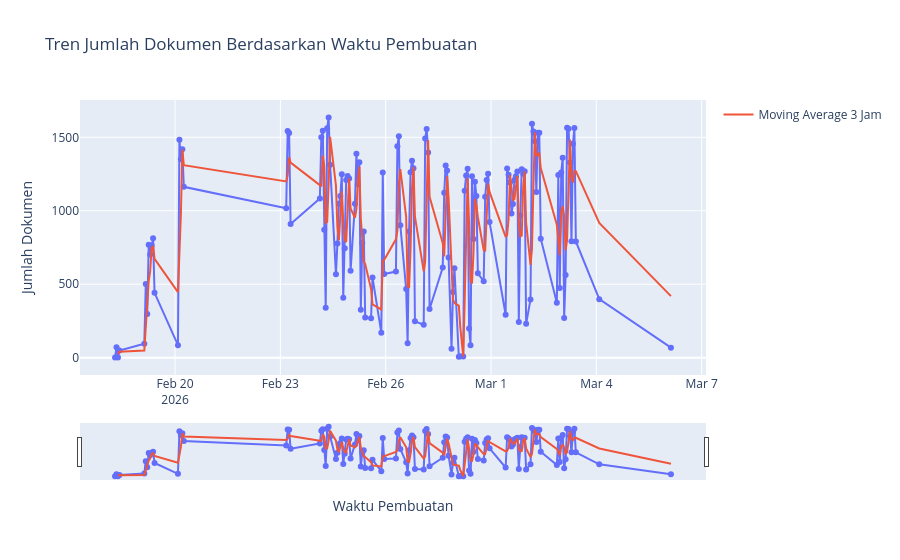

The cell this chart's notebook holds for it:
### Code cell
# Visualisasi 1: Tren jumlah dokumen per jam
temporal_pdf = df_temporal.to_pandas()

fig1 = px.line(
    temporal_pdf,
    x="created_at_dt",
    y="jumlah_dokumen",
    markers=True,
    title="Tren Jumlah Dokumen Berdasarkan Waktu Pembuatan",
    labels={
        "created_at_dt": "Waktu Pembuatan",
        "jumlah_dokumen": "Jumlah Dokumen"
    }
)

fig1.add_scatter(
    x=temporal_pdf["created_at_dt"],
    y=temporal_pdf["moving_average_3_jam"],
    mode="lines",
    name="Moving Average 3 Jam"
)

fig1.update_xaxes(rangeslider_visible=True)
fig1.update_layout(hovermode="x unified")
fig1.show()

### Figure 1 — Plotly figure (JSON) as saved in the notebook; plotly's stock layout.template omitted (floating-point values rounded to 4 significant figures; data arrays with more than 128 entries replaced by an {"elided": "..."} marker saying what was removed)
{"data": [{"hovertemplate": "Waktu Pembuatan=%{x}<br>Jumlah Dokumen=%{y}<extra></extra>", "legendgroup": "", "line": {"color": "#636efa", "dash": "solid"}, "marker": {"symbol": "circle"}, "mode": "lines+markers", "name": "", "orientation": "v", "showlegend": false, "type": "scatter", "x": {"elided": "134 str values"}, "xaxis": "x", "y": {"elided": "134 int values"}, "yaxis": "y"}, {"mode": "lines", "name": "Moving Average 3 Jam", "type": "scatter", "x": {"elided": "134 str values"}, "y": {"elided": "134 float values"}}], "layout": {"hovermode": "x unified", "legend": {"tracegroupgap": 0}, "title": {"text": "Tren Jumlah Dokumen Berdasarkan Waktu Pembuatan"}, "xaxis": {"anchor": "y", "domain": [0, 1], "rangeslider": {"visible": true}, "title": {"text": "Waktu Pembuatan"}}, "yaxis": {"anchor": "x", "domain": [0, 1], "title": {"text": "Jumlah Dokumen"}}}}
